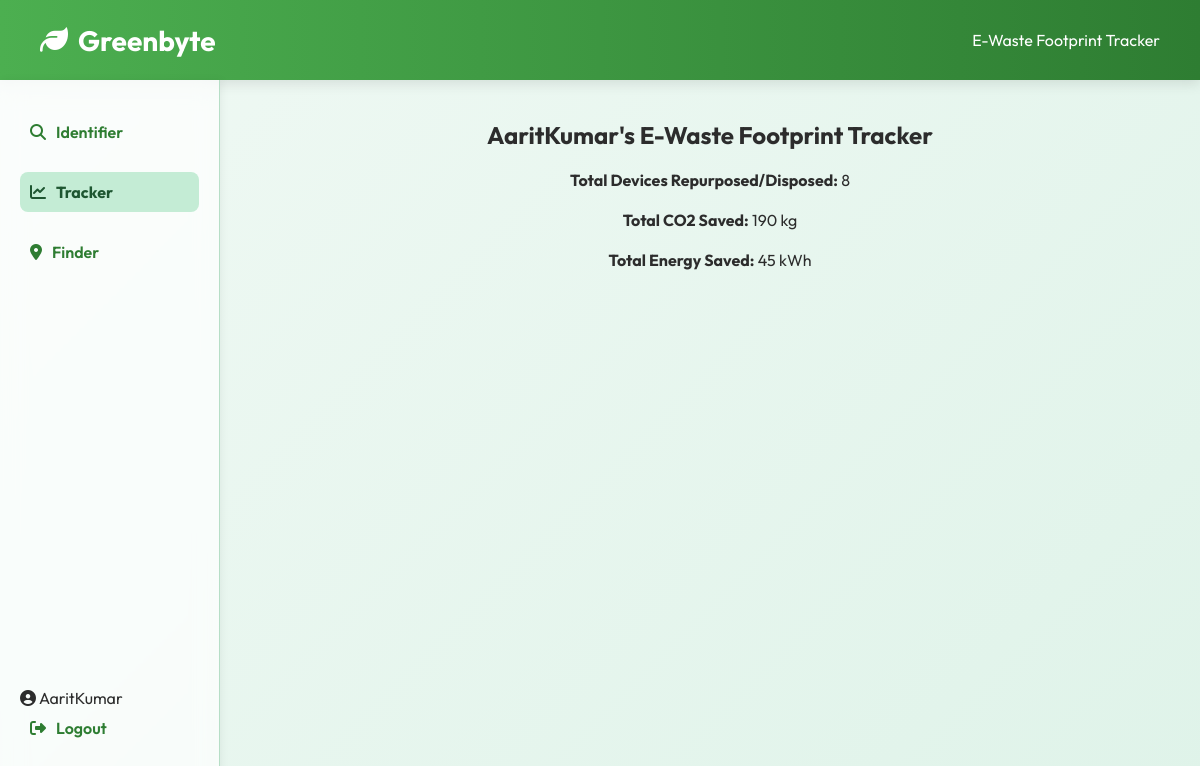
/tracker/ (signed in), run on an earlier commit of the app's database.
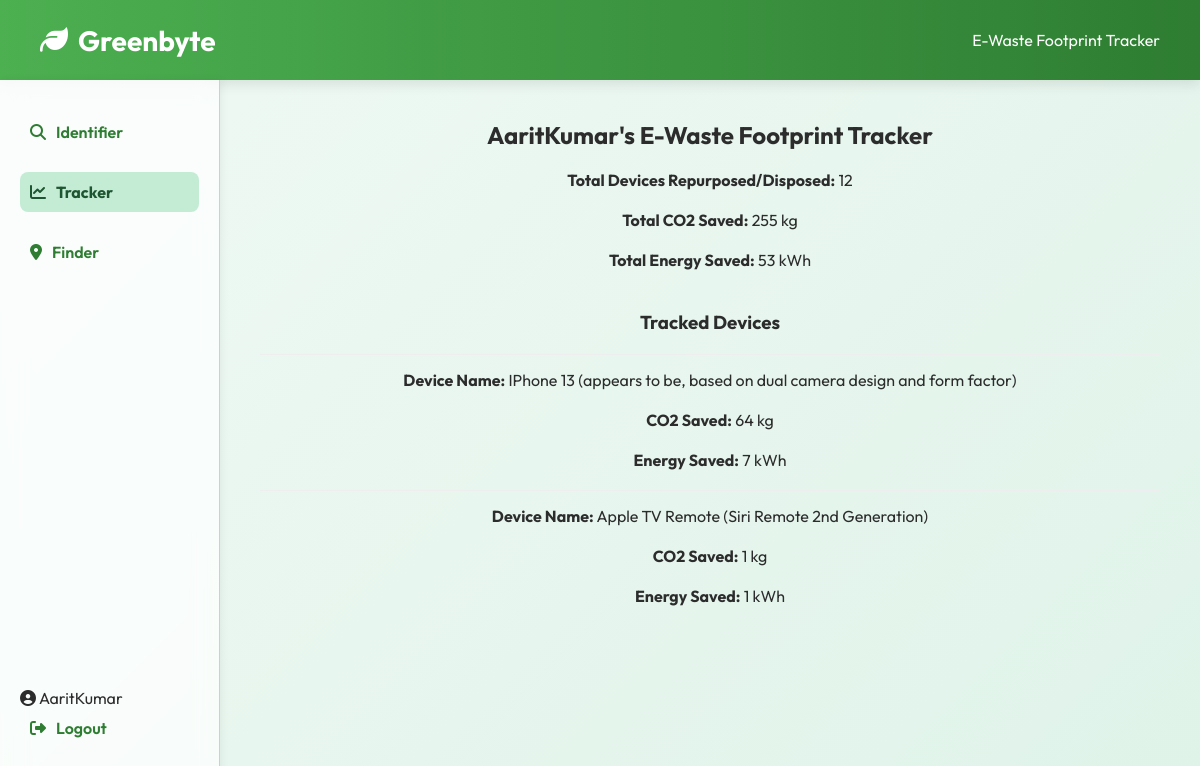
And on a later commit of the database.
### app/models.py (models this page shows, shortened)
class UserTracker(models.Model):
    user_id = models.OneToOneField(User, on_delete=models.CASCADE)
    total_devices = models.IntegerField(default=0)
    total_co2 = models.IntegerField(default=0)
    total_kwh = models.IntegerField(default=0)
    class Meta:
        verbose_name = "User Tracker"
        verbose_name_plural = "User Trackers"

class DeviceTracker(models.Model):
    user = models.ForeignKey(User, on_delete=models.CASCADE)
    device_name = models.CharField(max_length=255)
    device_co2 = models.IntegerField(default=0)
    device_kwh = models.IntegerField(default=0)

### app/views.py (the view)
# urls.py: path("tracker/", views.tracker_view, name="tracker"),
def tracker_view(request):
    tracker_data = None
    devices = None
    if request.user.is_authenticated:
        try:
            tracker_data = UserTracker.objects.get(user_id=request.user)
            devices = DeviceTracker.objects.filter(user=request.user)
        except UserTracker.DoesNotExist:
            tracker_data = UserTracker.objects.create(
                user_id=request.user,
                total_devices=0,
                total_co2=0,
                total_kwh=0
            )
    context = {
        'tracker': tracker_data,
        'devices': devices
    }
    return render(request, "tracker.html", context=context)

### templates/tracker.html (shortened to what this page needs)
{% load static %}
<!DOCTYPE html>
<html lang="en">
<head>
  <link rel="stylesheet" href="{% static 'css/styles.css' %}" />
  <link rel="stylesheet" href="https://cdnjs.cloudflare.com/ajax/libs/font-awesome/6.4.0/css/all.min.css">
</head>
<body>
  <header>
    <h1><i class="fas fa-leaf"></i> Greenbyte</h1>
    <span>E-Waste Footprint Tracker</span>
  </header>
  <div class="container">
    <div class="sidebar">
      <div>
        <a href="{% url 'identify' %}" class="{% if request.resolver_match.url_name == 'identify' %}active{% endif %}">
          <i class="fas fa-search"></i> Identifier
        </a>
        <a href="{% url 'tracker' %}" class="{% if request.resolver_match.url_name == 'tracker' %}active{% endif %}">
          <i class="fas fa-chart-line"></i> Tracker
        </a>
        <a href="{% url 'finder' %}" class="{% if request.resolver_match.url_name == 'finder' %}active{% endif %}">
          <i class="fas fa-map-marker-alt"></i> Finder
        </a>
      </div>
      <div>
        {% if request.user.is_authenticated %}
          <span><i class="fas fa-user-circle"></i> {{ request.user.username }}</span><br>
          <a href="{% url 'logout' %}"><i class="fas fa-sign-out-alt"></i> Logout</a>
        {% else %}
          <a href="{% url 'login' %}"><i class="fas fa-sign-in-alt"></i> Login</a>
          <a href="{% url 'signup' %}"><i class="fas fa-user-plus"></i> Signup</a>
        {% endif %}
      </div>
    </div>
    <div class="main">
      {% if request.user.is_authenticated %}
      <div class="center-align-container">
        <h2>{{ request.user.username }}'s E-Waste Footprint Tracker</h2>
        {% if tracker %}
          <div class="tracker-stats">
            <br>
            <p><strong>Total Devices Repurposed/Disposed:</strong> {{ tracker.total_devices }}</p>
            <br>
            <p><strong>Total CO2 Saved:</strong> {{ tracker.total_co2 }} kg</p>
            <br>
            <p><strong>Total Energy Saved:</strong> {{ tracker.total_kwh }} kWh</p>
          </div>
        {% else %}
          <div class="tracker-stats">
            <p><strong>Total Devices Repurposed/Disposed:</strong> 0</p>
            <p><strong>Total CO2 Saved:</strong> 0 kg</p>
            <p><strong>Total Energy Saved:</strong> 0 kWh</p>
          </div>
        {% endif %}
        {% if devices %}
        <br><br>
        <h3>Tracked Devices</h3>
        {% for device in devices %}
          <div class="tracker-stats" style="margin-top: 20px; border-top: 1px solid #eee; padding-top: 15px;">
              <p><strong>Device Name:</strong> {{ device.device_name }}</p>
              <br>
              <p><strong>CO2 Saved:</strong> {{ device.device_co2 }} kg</p>
              <br>
              <p><strong>Energy Saved:</strong> {{ device.device_kwh }} kWh</p>
          </div>
        {% endfor %}
        {% endif %}
      </div>
      {% else %}
        <h2>E-Waste Footprint Tracker</h2>
        <p>Login to track your electronic waste footprint.</p>
      {% endif %}
    </div>
  </div>
</body>
</html>

### static/css/styles.css (style rules this page uses)
* { margin: 0; padding: 0; box-sizing: border-box; }
body, html { height: 100%; font-family: 'Outfit', sans-serif; background: linear-gradient(135deg, #f0f9f4, #dff3e9); color: #2c2c2c; overflow: hidden; }
header { background: linear-gradient(to right, #4caf50, #2e7d32); color: white; padding: 20px 40px; display: flex; align-items: center; justify-content: space-between; box-shadow: 0 4px 12px rgba(0,0,0,0.1); height: 80px; }
header h1 { font-size: 28px; font-weight: 700; display: flex; align-items: center; gap: 10px; }
.container { display: flex; height: calc(100vh - 80px); }
.sidebar { width: 220px; background: rgba(255, 255, 255, 0.7); backdrop-filter: blur(12px); padding: 32px 20px; display: flex; flex-direction: column; justify-content: space-between; border-right: 1px solid #b6dec6; box-shadow: 2px 0 8px rgba(0,0,0,0.05); font-family: 'Outfit', sans-serif; }
.sidebar a { display: flex; align-items: center; text-decoration: none; color: #2e7d32; font-weight: 600; margin-bottom: 20px; padding: 10px; border-radius: 8px; transition: background 0.2s ease; }
.sidebar a.active { background-color: #c4ecd5; font-weight: 700; color: #1e5631; }
.sidebar a i { margin-right: 10px; }
.main { flex: 1; padding: 40px; display: flex; flex-direction: column; align-items: center; justify-content: flex-start; overflow-y: auto; }

### templates/tracker.html (style rules this page uses)
.center-align-container { text-align: center; width: 100%; }

What changed in the data, as far as the page shows it:
changed UserTracker: total_devices "8" → "12"; total_co2 "190" → "255"; total_kwh "45" → "53"
added DeviceTracker: device_name "IPhone 13 (appears to be, based on dual camera design and form factor)", device_co2 "64", device_kwh "7"
added DeviceTracker: device_name "Apple TV Remote (Siri Remote 2nd Generation)", device_co2 "1", device_kwh "1"
Also different on the page:
text now shown: "Tracked Devices"
